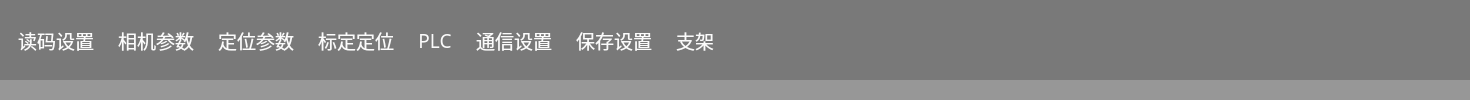
      <widget class="QWidget" name="sys_seT">
       <property name="styleSheet">
        <string notr="true">background-color: rgb(151, 151,151);</string>
       </property>
       <layout class="QVBoxLayout" name="verticalLayout_3">
        <property name="spacing">
         <number>0</number>
        </property>
        <property name="sizeConstraint">
         <enum>QLayout::SetDefaultConstraint</enum>
        </property>
        <property name="leftMargin">
         <number>0</number>
        </property>
        <property name="topMargin">
         <number>0</number>
        </property>
        <property name="rightMargin">
         <number>0</number>
        </property>
        <property name="bottomMargin">
         <number>0</number>
        </property>
        <item>
         <widget class="QWidget" name="widget_7" native="true">
          <property name="minimumSize">
           <size>
            <width>0</width>
            <height>80</height>
           </size>
          </property>
          <property name="styleSheet">
           <string notr="true">background-color: rgb(121, 121, 121);</string>
          </property>
          <layout class="QHBoxLayout" name="horizontalLayout_5">
           <item>
            <widget class="QToolButton" name="qr_btn">
             <property name="font">
              <font>
               <family>微软雅黑 Light</family>
               <pointsize>14</pointsize>
              </font>
             </property>
             <property name="styleSheet">
              <string notr="true">color: rgb(251, 251, 251);</string>
             </property>
             <property name="text">
              <string>读码设置</string>
             </property>
             <property name="icon">
              <iconset>
               <normaloff>images/Qr_512px_1064441_easyicon.net.png</normaloff>images/Qr_512px_1064441_easyicon.net.png</iconset>
             </property>
             <property name="iconSize">
              <size>
               <width>42</width>
               <height>35</height>
              </size>
             </property>
             <property name="toolButtonStyle">
              <enum>Qt::ToolButtonTextUnderIcon</enum>
             </property>
             <property name="autoRaise">
              <bool>true</bool>
             </property>
            </widget>
           </item>
           <item>
            <widget class="QToolButton" name="cam_btn">
             <property name="font">
              <font>
               <family>微软雅黑 Light</family>
               <pointsize>14</pointsize>
              </font>
             </property>
             <property name="styleSheet">
              <string notr="true">color: rgb(251, 251, 251);</string>
             </property>
             <property name="text">
              <string>相机参数</string>
             </property>
             <property name="icon">
              <iconset>
               <normaloff>images/ooopic_1495029806.ico</normaloff>images/ooopic_1495029806.ico</iconset>
             </property>
             <property name="iconSize">
              <size>
               <width>42</width>
               <height>35</height>
              </size>
             </property>
             <property name="toolButtonStyle">
              <enum>Qt::ToolButtonTextUnderIcon</enum>
             </property>
             <property name="autoRaise">
              <bool>true</bool>
             </property>
            </widget>
           </item>
           <item>
            <widget class="QToolButton" name="Imparam_btn">
             <property name="font">
              <font>
               <family>微软雅黑 Light</family>
               <pointsize>14</pointsize>
               <weight>50</weight>
               <bold>false</bold>
              </font>
             </property>
             <property name="styleSheet">
              <string notr="true">color: rgb(251, 251, 251);</string>
             </property>
             <property name="text">
              <string>定位参数</string>
             </property>
             <property name="icon">
              <iconset>
               <normaloff>images/Apps_display_properties_icon_64px_1081619_easyicon.net.png</normaloff>images/Apps_display_properties_icon_64px_1081619_easyicon.net.png</iconset>
             </property>
             <property name="iconSize">
              <size>
               <width>42</width>
               <height>35</height>
              </size>
             </property>
             <property name="toolButtonStyle">
              <enum>Qt::ToolButtonTextUnderIcon</enum>
             </property>
             <property name="autoRaise">
              <bool>true</bool>
             </property>
            </widget>
           </item>
           <item>
            <widget class="QToolButton" name="Pc_btn">
             <property name="font">
              <font>
               <family>微软雅黑 Light</family>
               <pointsize>14</pointsize>
              </font>
             </property>
             <property name="styleSheet">
              <string notr="true">color: rgb(251, 251, 251);</string>
             </property>
             <property name="text">
              <string>标定定位</string>
             </property>
             <property name="icon">
              <iconset>
               <normaloff>images/robot_300px_1151002_easyicon.net.png</normaloff>images/robot_300px_1151002_easyicon.net.png</iconset>
             </property>
             <property name="iconSize">
              <size>
               <width>42</width>
               <height>35</height>
              </size>
             </property>
             <property name="toolButtonStyle">
              <enum>Qt::ToolButtonTextUnderIcon</enum>
             </property>
             <property name="autoRaise">
              <bool>true</bool>
             </property>
            </widget>
           </item>
           <item>
            <widget class="QToolButton" name="plc_btn">
             <property name="font">
              <font>
               <family>微软雅黑 Light</family>
               <pointsize>14</pointsize>
              </font>
             </property>
             <property name="styleSheet">
              <string notr="true">color: rgb(251, 251, 251);</string>
             </property>
             <property name="text">
              <string>PLC</string>
             </property>
             <property name="icon">
              <iconset>
               <normaloff>images/PLC.PNG</normaloff>images/PLC.PNG</iconset>
             </property>
             <property name="iconSize">
              <size>
               <width>42</width>
               <height>35</height>
              </size>
             </property>
             <property name="toolButtonStyle">
              <enum>Qt::ToolButtonTextUnderIcon</enum>
             </property>
             <property name="autoRaise">
              <bool>true</bool>
             </property>
            </widget>
           </item>
           <item>
            <widget class="QToolButton" name="commun_btn">
             <property name="font">
              <font>
               <family>微软雅黑 Light</family>
               <pointsize>14</pointsize>
              </font>
             </property>
             <property name="styleSheet">
              <string notr="true">color: rgb(251, 251, 251);</string>
             </property>
             <property name="text">
              <string>通信设置</string>
             </property>
             <property name="icon">
              <iconset>
               <normaloff>images/network_76.751145038168px_1202783_easyicon.net.png</normaloff>images/network_76.751145038168px_1202783_easyicon.net.png</iconset>
             </property>
             <property name="iconSize">
              <size>
               <width>42</width>
               <height>35</height>
              </size>
             </property>
             <property name="toolButtonStyle">
              <enum>Qt::ToolButtonTextUnderIcon</enum>
             </property>
             <property name="autoRaise">
              <bool>true</bool>
             </property>
            </widget>
           </item>
           <item>
            <widget class="QToolButton" name="sav_btn">
             <property name="font">
              <font>
               <family>微软雅黑 Light</family>
               <pointsize>14</pointsize>
              </font>
             </property>
             <property name="styleSheet">
              <string notr="true">color: rgb(251, 251, 251);</string>
             </property>
             <property name="text">
              <string>保存设置</string>
             </property>
             <property name="icon">
              <iconset>
               <normaloff>images/document_save_all_256px_539660_easyicon.net.png</normaloff>images/document_save_all_256px_539660_easyicon.net.png</iconset>
             </property>
             <property name="iconSize">
              <size>
               <width>42</width>
               <height>35</height>
              </size>
             </property>
             <property name="toolButtonStyle">
              <enum>Qt::ToolButtonTextUnderIcon</enum>
             </property>
             <property name="autoRaise">
              <bool>true</bool>
             </property>
            </widget>
           </item>
           <item>
            <widget class="QToolButton" name="frame_btn">
             <property name="font">
              <font>
               <family>微软雅黑 Light</family>
               <pointsize>14</pointsize>
               <weight>50</weight>
               <bold>false</bold>
              </font>
             </property>
             <property name="styleSheet">
              <string notr="true">color: rgb(251, 251, 251);</string>
             </property>
             <property name="text">
              <string>支架</string>
             </property>
             <property name="icon">
              <iconset>
               <normaloff>images/frame.png</normaloff>images/frame.png</iconset>
             </property>
             <property name="iconSize">
              <size>
               <width>42</width>
               <height>35</height>
              </size>
             </property>
             <property name="toolButtonStyle">
              <enum>Qt::ToolButtonTextUnderIcon</enum>
             </property>
             <property name="autoRaise">
              <bool>true</bool>
             </property>
            </widget>
           </item>
           <item>
            <spacer name="horizontalSpacer_2">
             <property name="orientation">
              <enum>Qt::Horizontal</enum>
             </property>
             <property name="sizeType">
              <enum>QSizePolicy::Preferred</enum>
             </property>
             <property name="sizeHint" stdset="0">
              <size>
               <width>738</width>
               <height>20</height>
              </size>
             </property>
            </spacer>
           </item>
          </layout>
         </widget>
        </item>
        <item>
         <widget class="QStackedWidget" name="stackedWidget_2">
          <property name="maximumSize">
           <size>
            <width>1677777</width>
            <height>16777215</height>
           </size>
          </property>
          <property name="font">
           <font>
            <family>微软雅黑 Light</family>
            <pointsize>14</pointsize>
           </font>
          </property>
          <property name="styleSheet">
           <string notr="true">color: rgb(251, 251, 251);</string>
          </property>
          <property name="currentIndex">
           <number>1</number>
          </property>
          <widget class="QWidget" name="page_3"/>
          <widget class="QWidget" name="page_4"/>
         </widget>
        </item>
       </layout>
      </widget>
